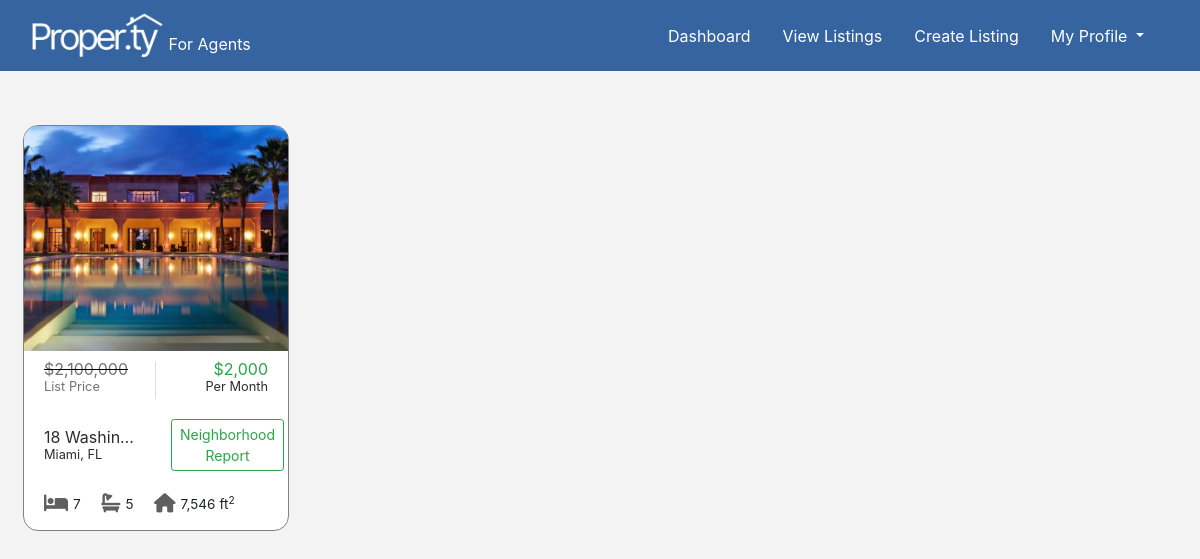
Page /agents/display-mode/ (signed in) on the committed database.
### find/models.py (models this page shows, shortened)
class Address(models.Model):
    agent = models.ForeignKey(User, on_delete=models.CASCADE, null = True)
    address = models.CharField(_("address"), max_length=128, default="")
    city = models.CharField(_("city"), max_length=64, default="")
    state = USStateField(_("state"), default="")
    zip_code = models.CharField(_("zip code"), max_length=5, default="")
    class Meta:
        db_table = "Address"

class Home(models.Model):
    address = models.OneToOneField(
        Address,
        on_delete=models.CASCADE,
    )
    yes_no = (
        ('Yes', 'Yes'),
        ('No', 'No')
    )
    price = models.PositiveIntegerField(validators = [ MaxValueValidator(750000000)])
    square_footage = models.PositiveIntegerField()
    bedrooms = models.PositiveIntegerField()
    bathrooms = models.PositiveIntegerField()
    description = models.TextField(blank=True)
    image = models.ImageField(upload_to='primary_house', blank=True, null=True)
    current_date = models.DateField(default=timezone.now)
    home_types = (
        ('Single Family', 'Single Family'),
        ('Duplex', 'Duplex'),
        ('Multi-Family', 'Multi-Family'),
        ('Townhome', 'Townhome'),
        ('Manufactured Home', 'Manufactured Home')
    )
    heating_systems = (
        ('Forced Air (gas)', 'Forced Air (gas)'),
        ('Electric', 'Electric'),
        ('Geothermal', 'Geothermal'),
        ('Radiant Heat', 'Radiant Heat'),
        ('Steam Radiant Heat', 'Steam Radiant Heat'),
        (None, 'None')
    )
    cooling_systems = (
        ('Central', 'Central'),
        ('Ductless', 'Ductless'),
        ('Heat Pump', 'Heat Pump'),
        ('Evaoporative', 'Evaporative'),
        (None, 'None')
    )
    home_type = models.CharField(max_length = 30 ,null=True, choices=home_types, default= 'Single Family')
    year_built = models.PositiveIntegerField(default=2020, validators = [ MaxValueValidator(2020)])
    heating_system1 = models.CharField(max_length = 50, null=True, choices=heating_systems, default='Electric', verbose_name='Main Heating')
    heating_system2 = models.CharField(max_length = 50, null=True, choices=heating_systems, default='None', verbose_name= 'Other Heating' )
    cooling_system = models.CharField(max_length = 50, null=True, choices=cooling_systems, default='Central')
    parking_spaces = models.PositiveIntegerField(default=2, validators = [ MaxValueValidator(15)], null=True)
    master_bedroom = models.CharField(max_length = 10, default="Yes", verbose_name='Master Bedroom?', choices=yes_no)
    master_bathroom = models.CharField(max_length = 10, default="Yes", verbose_name='Master Bath?', choices=yes_no)
    full_bathrooms = models.PositiveIntegerField(null=True)
    three_quarter_bathrooms = models.PositiveIntegerField(null=True, verbose_name='3/4 Bathroom')
    half_bathrooms = models.PositiveIntegerField(null=True, verbose_name='1/2 Bathroom')
    one_quarter_bathrooms = models.PositiveIntegerField(null=True, verbose_name='1/4 Bathroom')
    appliances = models.TextField(null=True, blank=True, default="NA")
    other_interior_features = models.TextField(null=True, blank=True)
    pool_choices = (
        (None, 'None'),
        ('In-ground', 'In-ground'),
        ('Above Ground', 'Above Ground')
    )
    attached_garage = models.CharField(max_length = 10, default="Yes", choices=yes_no)
    levels = models.PositiveIntegerField(validators = [ MaxValueValidator(10)],null=True)
    stories = models.PositiveIntegerField(validators = [ MaxValueValidator(10)],null=True)
    pool = models.CharField(max_length=30, choices=pool_choices, default='None')
    parcel_number = models.PositiveIntegerField(null=True, blank=True)
    zoning = models.CharField(max_length=10, null=True, blank=True, default="NA")
    new_construction = models.CharField(max_length = 10, default="No", choices=yes_no)
    major_remodel_year = models.PositiveIntegerField(null=True, blank=True, validators = [ MaxValueValidator(2020)])
    sewer_options = (
        ('public sewer', 'public sewer'),
        ('septic system', 'septic system')
    )
    sewer_info = models.CharField(max_length=50, choices=sewer_options, default='public sewer')
    HOA_info = models.CharField(max_length = 200, default="No HOA")
    utilities = models.TextField(null=True)
    green_energy = models.TextField(default="No green energy utilities")
    status_options = (
        ('coming soon', 'coming soon'),
        ('active', 'active'),
        ('contingent', 'contingent'),
        ('pending', 'pending'),
        ('closed', 'closed'),
        ('expired', 'expired'),
        ('canceled', 'canceled'),
        ('withdrawn', 'withdrawn')
    )
    listing_id = models.CharField(max_length=50, null=True)
    mls_status = models.CharField(max_length=30, choices=status_options, default='active')
    class Meta:
        db_table = "Home"

### find/views.py (the view)
# urls.py: path('display-mode/', views.my_listings, name='display-mode'),
@login_required(login_url = '/login')
def my_listings(request):
    addresses = Address.objects.filter(agent = request.user)
    homes = Home.objects.all()
    context = {
        'addresses': addresses,
        'homes': homes
        }
    return render(request, 'find/my-listings.html', context)

### find/templates/find/my-listings.html (shortened to what this page needs)
{% extends "base.html" %} {% load static %} {% load humanize %} {% block content %}
<br>
<div class="row ml-2 mr-2 justify-content-left" id="individual-listing">
    {% for address in addresses %}
    <div class="col-xl-3 col-lg-4 col-md-6 col-sm-8 listing">
        <div class="card">
            <img src="{{address.home.image.url}}" class="card-img-top" alt="...">
            <div class="card-body">
                <div class="row prices">
                    <div class="col-6 old-container">
                        <p><s class="old text-muted">${{address.home.price|intcomma}}</s><br><small class="text-muted">List Price</small></p>
                    </div>
                    <div class="col-6 new-container">
                        <p class="new text-success">$2,000<br><small class="per">Per Month</small></p>
                    </div>
                </div>
                <div class="row address">
                    <div class="col-6">
                        <p class="card-text">{{address.address}}<br><small>{{address.city}}, {{address.state}}</small></p>
                    </div>
                    <div class="col-6 text-center">
                        <a class="btn btn-outline-success btn-sm " href="#"> Neighborhood <br> Report </a>
                    </div>
                </div>
                <div class="row bottom">
                    <div class="col-12 divide">
                        <i class="fas fa-bed"></i><span>{{address.home.bedrooms}}</span>
                        <i class="fas fa-bath ml-3"></i><span>{{address.home.bathrooms}}</span>
                        <i class="fas fa-home ml-3"></i><span>{{address.home.square_footage|intcomma}} ft<sup>2</sup></span>
                    </div>
                </div>
            </div>
        </div>
    </div>
    {% endfor %}
</div>
{% endblock %}

### find/templates/find/my-listings.html (style rules this page uses)
body { background-color: rgb(243, 243, 243); }
.listing { padding-top: 30px; }
.card { border: 1.2px solid gray; border-radius: 15px; overflow: hidden; cursor: pointer !important; }
.card img { width: 100%; height: 100%; object-fit: cover; width: 100%; height: 225px; }
.card-text { white-space: nowrap; overflow: hidden; text-overflow: ellipsis; text-align: left; padding-top: 10px; line-height: 100%; color: rgb(44, 44, 44); }
.address { padding-top: 8px; padding-bottom: 20px; }
.divide { white-space: nowrap; text-align: left; }
.divide>i { font-size: 1.2rem; }
.card-body { padding-bottom: 5px; padding-top: 10px; }
.divide>i { position: relative; top: calc(50% - 12px); color: rgb(95, 95, 95); padding-right: 5px; margin-bottom: 5px; }
.old-container { text-align: left; line-height: 100%; }
.old-container:before { content: ""; position: absolute; left: 50%; bottom: 25%; height: 37px; width: 50%; border-right: 1.5px solid rgba(165, 165, 165, 0.37); ; }
.per { color: rgb(44, 44, 44); }
.old { text-decoration-color: black; white-space: nowrap; }
.new-container { text-align: right; line-height: 100%; }
.new { position: relative; white-space: nowrap; }
span { font-size: .85rem; }
.bottom { padding-bottom: .5rem; }

### rows in the picture
Address: home.image (picture), home.price "2,100,000", address "18 Washin…", city "Miami", state "FL", home.bedrooms "7", home.bathrooms "5", home.square_footage "7,546"
